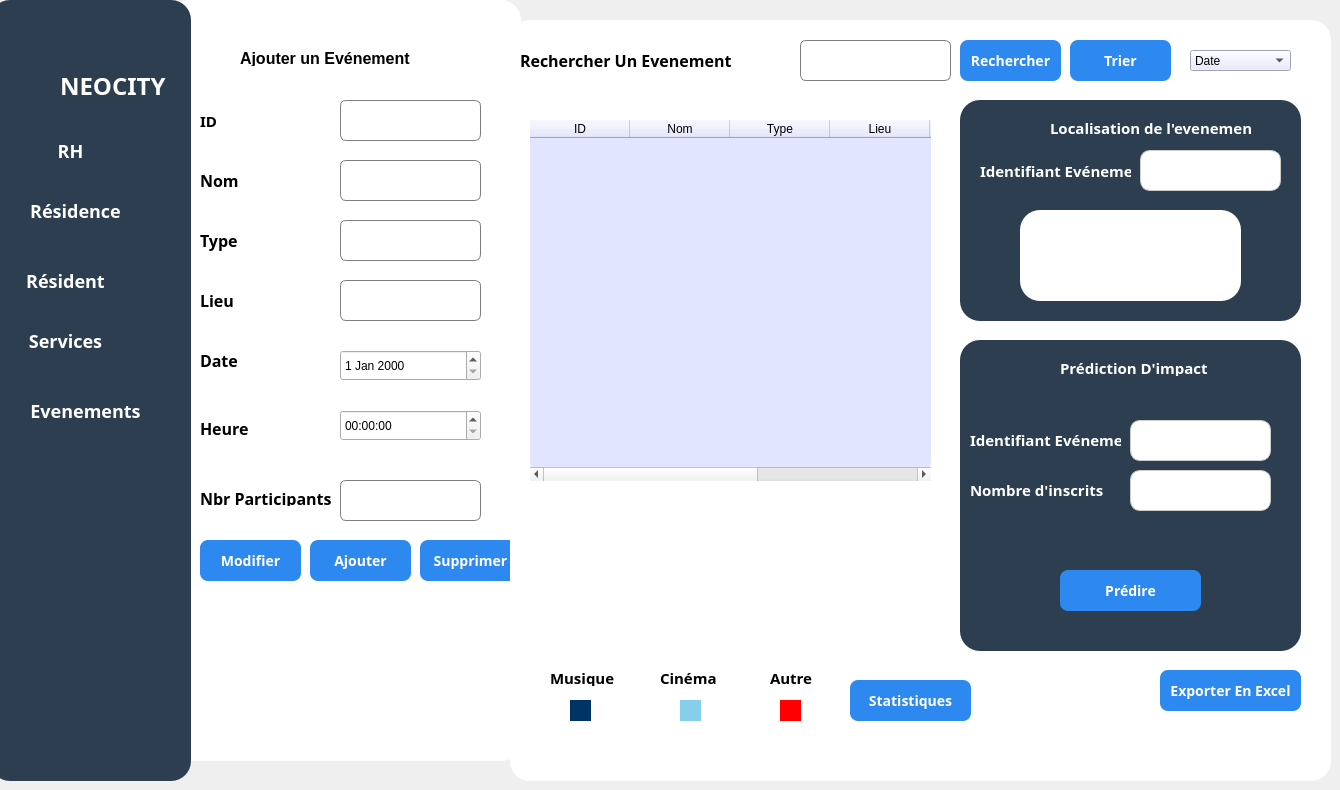
    <widget class="QWidget" name="page_2">
     <widget class="QFrame" name="BarreGestions">
      <property name="geometry">
       <rect>
        <x>-10</x>
        <y>0</y>
        <width>201</width>
        <height>781</height>
       </rect>
      </property>
      <property name="styleSheet">
       <string notr="true">QFrame {
 border-radius: 20px;
background-color : #2C3E50;
}</string>
      </property>
      <property name="frameShape">
       <enum>QFrame::Shape::StyledPanel</enum>
      </property>
      <property name="frameShadow">
       <enum>QFrame::Shadow::Raised</enum>
      </property>
      <widget class="QLabel" name="label_60">
       <property name="geometry">
        <rect>
         <x>70</x>
         <y>70</y>
         <width>121</width>
         <height>31</height>
        </rect>
       </property>
       <property name="font">
        <font>
         <family>Bahnschrift</family>
         <pointsize>18</pointsize>
         <bold>true</bold>
        </font>
       </property>
       <property name="styleSheet">
        <string notr="true">color: rgb(255, 255, 255);</string>
       </property>
       <property name="text">
        <string>NEOCITY</string>
       </property>
      </widget>
      <widget class="QPushButton" name="RH_3">
       <property name="geometry">
        <rect>
         <x>10</x>
         <y>120</y>
         <width>141</width>
         <height>61</height>
        </rect>
       </property>
       <property name="font">
        <font>
         <family>Bahnschrift</family>
         <pointsize>-1</pointsize>
         <bold>true</bold>
        </font>
       </property>
       <property name="styleSheet">
        <string notr="true">QPushButton {
    background-color: #2C3E50;
    color: white;
    border-radius: 8px;
    padding: 10px;
    font-size: 18px;
}
QPushButton:hover {
    background-color: #1E5BB8;
}
QPushButton:pressed {
    background-color: #FFFFFF;
}</string>
       </property>
       <property name="text">
        <string>RH</string>
       </property>
      </widget>
      <widget class="QPushButton" name="residence_4">
       <property name="geometry">
        <rect>
         <x>10</x>
         <y>180</y>
         <width>151</width>
         <height>61</height>
        </rect>
       </property>
       <property name="font">
        <font>
         <family>Bahnschrift</family>
         <pointsize>-1</pointsize>
         <bold>true</bold>
        </font>
       </property>
       <property name="styleSheet">
        <string notr="true">QPushButton {
    background-color: #2C3E50;
    color: white;
    border-radius: 8px;
    padding: 10px;
    font-size: 18px;
}
QPushButton:hover {
    background-color: #1E5BB8;
}
QPushButton:pressed {
    background-color: #FFFFFF;
}</string>
       </property>
       <property name="text">
        <string>Résidence</string>
       </property>
      </widget>
      <widget class="QPushButton" name="service_4">
       <property name="geometry">
        <rect>
         <x>0</x>
         <y>310</y>
         <width>151</width>
         <height>61</height>
        </rect>
       </property>
       <property name="font">
        <font>
         <family>Bahnschrift</family>
         <pointsize>-1</pointsize>
         <bold>true</bold>
        </font>
       </property>
       <property name="styleSheet">
        <string notr="true">QPushButton {
    background-color: #2C3E50;
    color: white;
    border-radius: 8px;
    padding: 10px;
    font-size: 18px;
}
QPushButton:hover {
    background-color: #1E5BB8;
}
QPushButton:pressed {
    background-color: #FFFFFF;
}</string>
       </property>
       <property name="text">
        <string>Services</string>
       </property>
      </widget>
      <widget class="QPushButton" name="Evenements">
       <property name="geometry">
        <rect>
         <x>20</x>
         <y>380</y>
         <width>151</width>
         <height>61</height>
        </rect>
       </property>
       <property name="font">
        <font>
         <family>Bahnschrift</family>
         <pointsize>-1</pointsize>
         <bold>true</bold>
        </font>
       </property>
       <property name="styleSheet">
        <string notr="true">QPushButton {
    background-color: #2C3E50;
    color: white;
    border-radius: 8px;
    padding: 10px;
    font-size: 18px;
}
QPushButton:hover {
    background-color: #1E5BB8;
}
QPushButton:pressed {
    background-color: #FFFFFF;
}</string>
       </property>
       <property name="text">
        <string>Evenements</string>
       </property>
      </widget>
      <widget class="QPushButton" name="resident_4">
       <property name="geometry">
        <rect>
         <x>10</x>
         <y>250</y>
         <width>131</width>
         <height>61</height>
        </rect>
       </property>
       <property name="font">
        <font>
         <family>Bahnschrift</family>
         <pointsize>-1</pointsize>
         <bold>true</bold>
        </font>
       </property>
       <property name="styleSheet">
        <string notr="true">QPushButton {
    background-color: #2C3E50;
    color: white;
    border-radius: 8px;
    padding: 10px;
    font-size: 18px;
}
QPushButton:hover {
    background-color: #1E5BB8;
}
QPushButton:pressed {
    background-color: #FFFFFF;
}</string>
       </property>
       <property name="text">
        <string>Résident</string>
       </property>
      </widget>
      <widget class="QLabel" name="label_61">
       <property name="geometry">
        <rect>
         <x>10</x>
         <y>50</y>
         <width>51</width>
         <height>51</height>
        </rect>
       </property>
       <property name="text">
        <string/>
       </property>
       <property name="textFormat">
        <enum>Qt::TextFormat::MarkdownText</enum>
       </property>
       <property name="pixmap">
        <pixmap resource="img.qrc">:/cropped_circle_image.png</pixmap>
       </property>
       <property name="scaledContents">
        <bool>true</bool>
       </property>
       <property name="wordWrap">
        <bool>false</bool>
       </property>
       <property name="openExternalLinks">
        <bool>false</bool>
       </property>
       <property name="textInteractionFlags">
        <set>Qt::TextInteractionFlag::NoTextInteraction</set>
       </property>
      </widget>
     </widget>
     <widget class="QFrame" name="frame_6">
      <property name="geometry">
       <rect>
        <x>510</x>
        <y>20</y>
        <width>821</width>
        <height>761</height>
       </rect>
      </property>
      <property name="styleSheet">
       <string notr="true">QFrame {
 border-radius: 20px;
	background-color: rgb(255, 255, 255);
}</string>
      </property>
      <property name="frameShape">
       <enum>QFrame::Shape::StyledPanel</enum>
      </property>
      <property name="frameShadow">
       <enum>QFrame::Shadow::Raised</enum>
      </property>
      <widget class="QLineEdit" name="Recherche_Line">
       <property name="geometry">
        <rect>
         <x>290</x>
         <y>20</y>
         <width>151</width>
         <height>41</height>
        </rect>
       </property>
       <property name="styleSheet">
        <string notr="true">QLineEdit {
    border: 1px solid #7e7e7e;
    border-radius: 6px;
    padding: 8px;
    font-size: 12px;
}
QLineEdit:focus {
    border: 1px solid #2D89EF;
    background-color: #FFFFFF;
}</string>
       </property>
      </widget>
      <widget class="QLabel" name="label_36">
       <property name="geometry">
        <rect>
         <x>10</x>
         <y>30</y>
         <width>251</width>
         <height>21</height>
        </rect>
       </property>
       <property name="font">
        <font>
         <family>Bahnschrift</family>
         <pointsize>12</pointsize>
         <bold>true</bold>
        </font>
       </property>
       <property name="styleSheet">
        <string notr="true">color: rgb(0, 0, 0);</string>
       </property>
       <property name="text">
        <string>Rechercher Un Evenement</string>
       </property>
      </widget>
      <widget class="QTableWidget" name="tableWidget_2">
       <property name="geometry">
        <rect>
         <x>20</x>
         <y>100</y>
         <width>401</width>
         <height>361</height>
        </rect>
       </property>
       <property name="styleSheet">
        <string notr="true">border-raduis : 20px;
background-color : #e1e5ff;</string>
       </property>
       <column>
        <property name="text">
         <string>ID</string>
        </property>
       </column>
       <column>
        <property name="text">
         <string>Nom</string>
        </property>
       </column>
       <column>
        <property name="text">
         <string>Type</string>
        </property>
       </column>
       <column>
        <property name="text">
         <string>Lieu</string>
        </property>
       </column>
       <column>
        <property name="text">
         <string>Date</string>
        </property>
       </column>
       <column>
        <property name="text">
         <string>Heure</string>
        </property>
       </column>
       <column>
        <property name="text">
         <string/>
        </property>
       </column>
      </widget>
      <widget class="QComboBox" name="comboBox">
       <property name="geometry">
        <rect>
         <x>680</x>
         <y>30</y>
         <width>101</width>
         <height>21</height>
        </rect>
       </property>
       <property name="styleSheet">
        <string notr="true">background-color : #e1e5ff;</string>
       </property>
       <item>
        <property name="text">
         <string>Date</string>
        </property>
       </item>
       <item>
        <property name="text">
         <string>Nombre d'inscrits</string>
        </property>
       </item>
      </widget>
      <widget class="QPushButton" name="Rechercher">
       <property name="geometry">
        <rect>
         <x>450</x>
         <y>20</y>
         <width>101</width>
         <height>41</height>
        </rect>
       </property>
       <property name="font">
        <font>
         <family>Bahnschrift</family>
         <pointsize>-1</pointsize>
         <bold>true</bold>
        </font>
       </property>
       <property name="styleSheet">
        <string notr="true">QPushButton {
    background-color: #2D89EF;
    color: white;
    border-radius: 8px;
    padding: 10px;
    font-size: 14px;
}
QPushButton:hover {
    background-color: #1E5BB8;
}
QPushButton:pressed {
    background-color: #FFFFFF;
}</string>
       </property>
       <property name="text">
        <string>Rechercher</string>
       </property>
      </widget>
      <widget class="QFrame" name="frame_7">
       <property name="geometry">
        <rect>
         <x>450</x>
         <y>80</y>
         <width>341</width>
         <height>221</height>
        </rect>
       </property>
       <property name="styleSheet">
        <string notr="true">QFrame {
background-color : #2C3E50;
 border-radius: 20px
}</string>
       </property>
       <property name="frameShape">
        <enum>QFrame::Shape::StyledPanel</enum>
       </property>
       <property name="frameShadow">
        <enum>QFrame::Shadow::Raised</enum>
       </property>
       <widget class="QLabel" name="label_37">
        <property name="geometry">
         <rect>
          <x>90</x>
          <y>20</y>
          <width>201</width>
          <height>16</height>
         </rect>
        </property>
        <property name="font">
         <font>
          <family>Bahnschrift</family>
          <pointsize>11</pointsize>
          <bold>true</bold>
         </font>
        </property>
        <property name="styleSheet">
         <string notr="true">color: rgb(255, 255, 255);</string>
        </property>
        <property name="text">
         <string>Localisation de l'evenement</string>
        </property>
       </widget>
       <widget class="QLineEdit" name="lineEdit_2">
        <property name="geometry">
         <rect>
          <x>180</x>
          <y>50</y>
          <width>141</width>
          <height>41</height>
         </rect>
        </property>
        <property name="styleSheet">
         <string notr="true">QLineEdit {
    border: 1px solid #ccc;
    border-radius: 10px;
    padding: 8px;
    font-size: 12px;
}
QLineEdit:focus {
    border: 1px solid #2D89EF;
    background-color: #FFFFFF;
}</string>
        </property>
       </widget>
       <widget class="QLabel" name="label_40">
        <property name="geometry">
         <rect>
          <x>20</x>
          <y>60</y>
          <width>151</width>
          <height>21</height>
         </rect>
        </property>
        <property name="font">
         <font>
          <family>Bahnschrift</family>
          <pointsize>11</pointsize>
          <bold>true</bold>
         </font>
        </property>
        <property name="styleSheet">
         <string notr="true">color: rgb(255, 255, 255);</string>
        </property>
        <property name="text">
         <string>Identifiant Evénement</string>
        </property>
       </widget>
       <widget class="QGraphicsView" name="Map">
        <property name="geometry">
         <rect>
          <x>60</x>
          <y>110</y>
          <width>221</width>
          <height>91</height>
         </rect>
        </property>
        <property name="styleSheet">
         <string notr="true">background-color: rgb(255, 255, 255);</string>
        </property>
       </widget>
      </widget>
      <widget class="QFrame" name="frame_8">
       <property name="geometry">
        <rect>
         <x>450</x>
         <y>320</y>
         <width>341</width>
         <height>311</height>
        </rect>
       </property>
       <property name="styleSheet">
        <string notr="true">QFrame {
background-color : #2C3E50;
 border-radius: 20px
}</string>
       </property>
       <property name="frameShape">
        <enum>QFrame::Shape::StyledPanel</enum>
       </property>
       <property name="frameShadow">
        <enum>QFrame::Shadow::Raised</enum>
       </property>
       <widget class="QLabel" name="label_41">
        <property name="geometry">
         <rect>
          <x>100</x>
          <y>20</y>
          <width>161</width>
          <height>16</height>
         </rect>
        </property>
        <property name="font">
         <font>
          <family>Bahnschrift</family>
          <pointsize>11</pointsize>
          <bold>true</bold>
         </font>
        </property>
        <property name="styleSheet">
         <string notr="true">color: rgb(255, 255, 255);</string>
        </property>
        <property name="text">
         <string>Prédiction D'impact </string>
        </property>
       </widget>
       <widget class="QLineEdit" name="Id_Evenement">
        <property name="geometry">
         <rect>
          <x>170</x>
          <y>80</y>
          <width>141</width>
          <height>41</height>
         </rect>
        </property>
        <property name="styleSheet">
         <string notr="true">QLineEdit {
    border: 1px solid #ccc;
    border-radius: 10px;
    padding: 8px;
    font-size: 12px;
}
QLineEdit:focus {
    border: 1px solid #2D89EF;
    background-color: #FFFFFF;
}</string>
        </property>
       </widget>
       <widget class="QLabel" name="label_42">
        <property name="geometry">
         <rect>
          <x>10</x>
          <y>89</y>
          <width>151</width>
          <height>21</height>
         </rect>
        </property>
        <property name="font">
         <font>
          <family>Bahnschrift</family>
          <pointsize>11</pointsize>
          <bold>true</bold>
         </font>
        </property>
        <property name="styleSheet">
         <string notr="true">color: rgb(255, 255, 255);</string>
        </property>
        <property name="text">
         <string>Identifiant Evénement</string>
        </property>
       </widget>
       <widget class="QLabel" name="label_43">
        <property name="geometry">
         <rect>
          <x>10</x>
          <y>139</y>
          <width>151</width>
          <height>21</height>
         </rect>
        </property>
        <property name="font">
         <font>
          <family>Bahnschrift</family>
          <pointsize>11</pointsize>
          <bold>true</bold>
         </font>
        </property>
        <property name="styleSheet">
         <string notr="true">color: rgb(255, 255, 255);</string>
        </property>
        <property name="text">
         <string>Nombre d'inscrits</string>
        </property>
       </widget>
       <widget class="QLineEdit" name="lineEdit_12">
        <property name="geometry">
         <rect>
          <x>170</x>
          <y>130</y>
          <width>141</width>
          <height>41</height>
         </rect>
        </property>
        <property name="styleSheet">
         <string notr="true">QLineEdit {
    border: 1px solid #ccc;
    border-radius: 10px;
    padding: 8px;
    font-size: 12px;
}
QLineEdit:focus {
    border: 1px solid #2D89EF;
    background-color: #FFFFFF;
}</string>
        </property>
       </widget>
       <widget class="QPushButton" name="Prediction">
        <property name="geometry">
         <rect>
          <x>100</x>
          <y>230</y>
          <width>141</width>
          <height>41</height>
         </rect>
        </property>
        <property name="font">
         <font>
          <family>Bahnschrift</family>
          <pointsize>-1</pointsize>
          <bold>true</bold>
         </font>
        </property>
        <property name="autoFillBackground">
         <bool>false</bool>
        </property>
        <property name="styleSheet">
         <string notr="true">QPushButton {
    background-color: #2D89EF;
    color: white;
    border-radius: 8px;
    padding: 10px;
    font-size: 14px;
}
QPushButton:hover {
    background-color: #1E5BB8;
}
QPushButton:pressed {
    background-color: #FFFFFF;
}
</string>
        </property>
        <property name="text">
         <string>Prédire</string>
        </property>
       </widget>
      </widget>
      <widget class="QLabel" name="label_54">
       <property name="geometry">
        <rect>
         <x>270</x>
         <y>680</y>
         <width>21</width>
         <height>21</height>
        </rect>
       </property>
       <property name="styleSheet">
        <string notr="true">QLabel {
	background-color : #FF0000;
}</string>
       </property>
       <property name="text">
        <string/>
       </property>
      </widget>
      <widget class="QLabel" name="label_55">
       <property name="geometry">
        <rect>
         <x>170</x>
         <y>680</y>
         <width>21</width>
         <height>21</height>
        </rect>
       </property>
       <property name="styleSheet">
        <string notr="true">QLabel {
	background-color : #87CEEB;
}</string>
       </property>
       <property name="text">
        <string/>
       </property>
      </widget>
      <widget class="QLabel" name="label_56">
       <property name="geometry">
        <rect>
         <x>60</x>
         <y>680</y>
         <width>21</width>
         <height>21</height>
        </rect>
       </property>
       <property name="font">
        <font>
         <family>Rockwell</family>
         <pointsize>11</pointsize>
         <bold>true</bold>
        </font>
       </property>
       <property name="styleSheet">
        <string notr="true">QLabel {
	background-color: #003366;
}</string>
       </property>
       <property name="text">
        <string/>
       </property>
      </widget>
      <widget class="QLabel" name="label_57">
       <property name="geometry">
        <rect>
         <x>40</x>
         <y>650</y>
         <width>71</width>
         <height>16</height>
        </rect>
       </property>
       <property name="font">
        <font>
         <family>Rockwell</family>
         <pointsize>11</pointsize>
         <bold>true</bold>
        </font>
       </property>
       <property name="styleSheet">
        <string notr="true">QLabel {
	color : #000000;
}</string>
       </property>
       <property name="text">
        <string>Musique</string>
       </property>
      </widget>
      <widget class="QLabel" name="label_58">
       <property name="geometry">
        <rect>
         <x>150</x>
         <y>650</y>
         <width>61</width>
         <height>16</height>
        </rect>
       </property>
       <property name="font">
        <font>
         <family>Rockwell</family>
         <pointsize>11</pointsize>
         <bold>true</bold>
        </font>
       </property>
       <property name="styleSheet">
        <string notr="true">QLabel {
	color : #000000;
}</string>
       </property>
       <property name="text">
        <string>Cinéma</string>
       </property>
      </widget>
      <widget class="QLabel" name="label_59">
       <property name="geometry">
        <rect>
         <x>260</x>
         <y>650</y>
         <width>49</width>
         <height>16</height>
        </rect>
       </property>
       <property name="font">
        <font>
         <family>Rockwell</family>
         <pointsize>11</pointsize>
         <bold>true</bold>
        </font>
       </property>
       <property name="styleSheet">
        <string notr="true">QLabel {
	color : #000000;
}</string>
       </property>
       <property name="text">
        <string>Autre</string>
       </property>
      </widget>
      <widget class="QPushButton" name="Excel">
       <property name="geometry">
        <rect>
         <x>650</x>
         <y>650</y>
         <width>141</width>
         <height>41</height>
        </rect>
       </property>
       <property name="font">
        <font>
         <family>Arial Rounded MT</family>
         <pointsize>-1</pointsize>
         <bold>true</bold>
        </font>
       </property>
       <property name="autoFillBackground">
        <bool>false</bool>
       </property>
       <property name="styleSheet">
        <string notr="true">QPushButton {
    background-color: #2D89EF;
    color: white;
    border-radius: 8px;
    padding: 10px;
    font-size: 14px;
}
QPushButton:hover {
    background-color: #1E5BB8;
}
QPushButton:pressed {
    background-color: #FFFFFF;
}
</string>
       </property>
       <property name="text">
        <string>Exporter En Excel</string>
       </property>
      </widget>
      <widget class="QPushButton" name="trier">
       <property name="geometry">
        <rect>
         <x>560</x>
         <y>20</y>
         <width>101</width>
         <height>41</height>
        </rect>
       </property>
       <property name="font">
        <font>
         <family>Bahnschrift</family>
         <pointsize>-1</pointsize>
         <bold>true</bold>
        </font>
       </property>
       <property name="styleSheet">
        <string notr="true">QPushButton {
    background-color: #2D89EF;
    color: white;
    border-radius: 8px;
    padding: 10px;
    font-size: 14px;
}
QPushButton:hover {
    background-color: #1E5BB8;
}
QPushButton:pressed {
    background-color: #FFFFFF;
}</string>
       </property>
       <property name="text">
        <string>Trier</string>
       </property>
      </widget>
      <widget class="QPushButton" name="Statistiques">
       <property name="geometry">
        <rect>
         <x>340</x>
         <y>660</y>
         <width>121</width>
         <height>41</height>
        </rect>
       </property>
       <property name="font">
        <font>
         <family>Bahnschrift</family>
         <pointsize>-1</pointsize>
         <bold>true</bold>
        </font>
       </property>
       <property name="autoFillBackground">
        <bool>false</bool>
       </property>
       <property name="styleSheet">
        <string notr="true">QPushButton {
    background-color: #2D89EF;
    color: white;
    border-radius: 8px;
    padding: 10px;
    font-size: 14px;
}
QPushButton:hover {
    background-color: #1E5BB8;
}
QPushButton:pressed {
    background-color: #FFFFFF;
}
</string>
       </property>
       <property name="text">
        <string>Statistiques</string>
       </property>
      </widget>
     </widget>
     <widget class="QFrame" name="Ajouter_4">
      <property name="geometry">
       <rect>
        <x>170</x>
        <y>0</y>
        <width>351</width>
        <height>761</height>
       </rect>
      </property>
      <property name="styleSheet">
       <string notr="true">#Ajouter {
border: 2px solid black;
	
	border-color: rgb(219, 220, 255);
}

QFrame {
background-color : #ffffff;
 border-radius: 20px
}</string>
      </property>
      <property name="frameShape">
       <enum>QFrame::Shape::StyledPanel</enum>
      </property>
      <property name="frameShadow">
       <enum>QFrame::Shadow::Raised</enum>
      </property>
      <widget class="QLabel" name="label_28">
       <property name="geometry">
        <rect>
         <x>70</x>
         <y>50</y>
         <width>221</width>
         <height>16</height>
        </rect>
       </property>
       <property name="font">
        <font>
         <family>Arial</family>
         <pointsize>12</pointsize>
         <bold>true</bold>
        </font>
       </property>
       <property name="styleSheet">
        <string notr="true">color: rgb(255, 255, 255);
color: rgb(0, 0, 0);</string>
       </property>
       <property name="text">
        <string>Ajouter un Evénement</string>
       </property>
      </widget>
      <widget class="QLabel" name="label_4">
       <property name="geometry">
        <rect>
         <x>30</x>
         <y>170</y>
         <width>49</width>
         <height>21</height>
        </rect>
       </property>
       <property name="font">
        <font>
         <family>Rockwell</family>
         <pointsize>12</pointsize>
         <bold>true</bold>
        </font>
       </property>
       <property name="styleSheet">
        <string notr="true">color: rgb(255, 255, 255);
color: rgb(0, 0, 0);</string>
       </property>
       <property name="text">
        <string>Nom</string>
       </property>
      </widget>
      <widget class="QLabel" name="label_29">
       <property name="geometry">
        <rect>
         <x>30</x>
         <y>230</y>
         <width>49</width>
         <height>21</height>
        </rect>
       </property>
       <property name="font">
        <font>
         <family>Rockwell</family>
         <pointsize>12</pointsize>
         <bold>true</bold>
        </font>
       </property>
       <property name="styleSheet">
        <string notr="true">color: rgb(255, 255, 255);
color: rgb(0, 0, 0);</string>
       </property>
       <property name="text">
        <string>Type</string>
       </property>
      </widget>
      <widget class="QLabel" name="label_30">
       <property name="geometry">
        <rect>
         <x>30</x>
         <y>290</y>
         <width>49</width>
         <height>21</height>
        </rect>
       </property>
       <property name="font">
        <font>
         <family>Rockwell</family>
         <pointsize>12</pointsize>
         <bold>true</bold>
        </font>
       </property>
       <property name="styleSheet">
        <string notr="true">color: rgb(255, 255, 255);
color: rgb(0, 0, 0);</string>
       </property>
       <property name="text">
        <string>Lieu</string>
       </property>
      </widget>
      <widget class="QLabel" name="label_31">
       <property name="geometry">
        <rect>
         <x>30</x>
         <y>350</y>
         <width>49</width>
         <height>21</height>
        </rect>
       </property>
       <property name="font">
        <font>
         <family>Rockwell</family>
         <pointsize>12</pointsize>
         <bold>true</bold>
        </font>
       </property>
       <property name="styleSheet">
        <string notr="true">color: rgb(255, 255, 255);
color: rgb(0, 0, 0);</string>
       </property>
       <property name="text">
        <string>Date</string>
       </property>
      </widget>
      <widget class="QLineEdit" name="Nom_7">
       <property name="geometry">
        <rect>
         <x>170</x>
         <y>160</y>
         <width>141</width>
         <height>41</height>
        </rect>
       </property>
       <property name="styleSheet">
        <string notr="true">QLineEdit {
    border: 1px solid #7e7e7e;
    border-radius: 6px;
    padding: 8px;
    font-size: 12px;
}
QLineEdit:focus {
    border: 1px solid #2D89EF;
    background-color: #FFFFFF;
}</string>
       </property>
      </widget>
      <widget class="QLineEdit" name="Type_3">
       <property name="geometry">
        <rect>
         <x>170</x>
         <y>220</y>
         <width>141</width>
         <height>41</height>
        </rect>
       </property>
       <property name="styleSheet">
        <string notr="true">QLineEdit {
    border: 1px solid #7e7e7e;
    border-radius: 6px;
    padding: 8px;
    font-size: 12px;
}
QLineEdit:focus {
    border: 1px solid #2D89EF;
    background-color: #FFFFFF;
}</string>
       </property>
      </widget>
      <widget class="QLineEdit" name="Lieu">
       <property name="geometry">
        <rect>
         <x>170</x>
         <y>280</y>
         <width>141</width>
         <height>41</height>
        </rect>
       </property>
       <property name="styleSheet">
        <string notr="true">QLineEdit {
    border: 1px solid #7e7e7e;
    border-radius: 6px;
    padding: 8px;
    font-size: 12px;
}
QLineEdit:focus {
    border: 1px solid #2D89EF;
    background-color: #FFFFFF;
}</string>
       </property>
      </widget>
      <widget class="QLabel" name="label_33">
       <property name="geometry">
        <rect>
         <x>30</x>
         <y>420</y>
         <width>61</width>
         <height>16</height>
        </rect>
       </property>
       <property name="font">
        <font>
         <family>Rockwell</family>
         <pointsize>12</pointsize>
         <bold>true</bold>
        </font>
       </property>
       <property name="styleSheet">
        <string notr="true">color: rgb(255, 255, 255);
color: rgb(0, 0, 0);</string>
       </property>
       <property name="text">
        <string>Heure</string>
       </property>
      </widget>
      <widget class="QLineEdit" name="ID">
       <property name="geometry">
        <rect>
         <x>170</x>
         <y>100</y>
         <width>141</width>
         <height>41</height>
        </rect>
       </property>
       <property name="styleSheet">
        <string notr="true">QLineEdit {
    border: 1px solid #7e7e7e;
    border-radius: 6px;
    padding: 8px;
    font-size: 12px;
}
QLineEdit:focus {
    border: 1px solid #2D89EF;
    background-color: #FFFFFF;
}</string>
       </property>
       <property name="text">
        <string/>
       </property>
      </widget>
      <widget class="QLabel" name="label_34">
       <property name="geometry">
        <rect>
         <x>30</x>
         <y>110</y>
         <width>81</width>
         <height>21</height>
        </rect>
       </property>
       <property name="font">
        <font>
         <family>Rockwell</family>
         <pointsize>11</pointsize>
         <bold>true</bold>
        </font>
       </property>
       <property name="styleSheet">
        <string notr="true">color: rgb(255, 255, 255);
color: rgb(0, 0, 0);</string>
       </property>
       <property name="text">
        <string>ID</string>
       </property>
      </widget>
      <widget class="QPushButton" name="Ajouterbutton">
       <property name="geometry">
        <rect>
         <x>140</x>
         <y>540</y>
         <width>101</width>
         <height>41</height>
        </rect>
       </property>
       <property name="font">
        <font>
         <family>Bahnschrift</family>
         <pointsize>-1</pointsize>
         <bold>true</bold>
        </font>
       </property>
       <property name="styleSheet">
        <string notr="true">QPushButton {
    background-color: #2D89EF;
    color: white;
    border-radius: 8px;
    padding: 10px;
    font-size: 14px;
}
QPushButton:hover {
    background-color: #1E5BB8;
}
QPushButton:pressed {
    background-color: #FFFFFF;
}</string>
       </property>
       <property name="text">
        <string>Ajouter</string>
       </property>
      </widget>
      <widget class="QPushButton" name="Modifier">
       <property name="geometry">
        <rect>
         <x>30</x>
         <y>540</y>
         <width>101</width>
         <height>41</height>
        </rect>
       </property>
       <property name="font">
        <font>
         <family>Bahnschrift</family>
         <pointsize>-1</pointsize>
         <bold>true</bold>
        </font>
       </property>
       <property name="styleSheet">
        <string notr="true">QPushButton {
    background-color: #2D89EF;
    color: white;
    border-radius: 8px;
    padding: 10px;
    font-size: 14px;
}
QPushButton:hover {
    background-color: #1E5BB8;
}
QPushButton:pressed {
    background-color: #FFFFFF;
}</string>
       </property>
       <property name="text">
        <string>Modifier</string>
       </property>
      </widget>
      <widget class="QPushButton" name="Supprimer">
       <property name="geometry">
        <rect>
         <x>250</x>
         <y>540</y>
         <width>101</width>
         <height>41</height>
        </rect>
       </property>
       <property name="font">
        <font>
         <family>Bahnschrift</family>
         <pointsize>-1</pointsize>
         <bold>true</bold>
        </font>
       </property>
       <property name="styleSheet">
        <string notr="true">QPushButton {
    background-color: #2D89EF;
    color: white;
    border-radius: 8px;
    padding: 10px;
    font-size: 14px;
}
QPushButton:hover {
    background-color: #1E5BB8;
}
QPushButton:pressed {
    background-color: #FFFFFF;
}</string>
       </property>
       <property name="text">
        <string>Supprimer</string>
       </property>
      </widget>
      <widget class="QLineEdit" name="NbrP">
       <property name="geometry">
        <rect>
         <x>170</x>
         <y>480</y>
         <width>141</width>
         <height>41</height>
        </rect>
       </property>
       <property name="styleSheet">
        <string notr="true">QLineEdit {
    border: 1px solid #7e7e7e;
    border-radius: 6px;
    padding: 8px;
    font-size: 12px;
}
QLineEdit:focus {
    border: 1px solid #2D89EF;
    background-color: #FFFFFF;
}</string>
       </property>
      </widget>
      <widget class="QLabel" name="label_35">
       <property name="geometry">
        <rect>
         <x>30</x>
         <y>490</y>
         <width>131</width>
         <height>16</height>
        </rect>
       </property>
       <property name="font">
        <font>
         <family>Rockwell</family>
         <pointsize>12</pointsize>
         <bold>true</bold>
        </font>
       </property>
       <property name="styleSheet">
        <string notr="true">color: rgb(255, 255, 255);
color: rgb(0, 0, 0);</string>
       </property>
       <property name="text">
        <string>Nbr Participants</string>
       </property>
      </widget>
      <widget class="QTimeEdit" name="timeEdit">
       <property name="geometry">
        <rect>
         <x>170</x>
         <y>410</y>
         <width>141</width>
         <height>31</height>
        </rect>
       </property>
      </widget>
      <widget class="QDateEdit" name="dateEdit">
       <property name="geometry">
        <rect>
         <x>170</x>
         <y>350</y>
         <width>141</width>
         <height>31</height>
        </rect>
       </property>
       <property name="styleSheet">
        <string notr="true">border-raduis : 10px</string>
       </property>
      </widget>
     </widget>
     <zorder>Ajouter_4</zorder>
     <zorder>BarreGestions</zorder>
     <zorder>frame_6</zorder>
    </widget>
